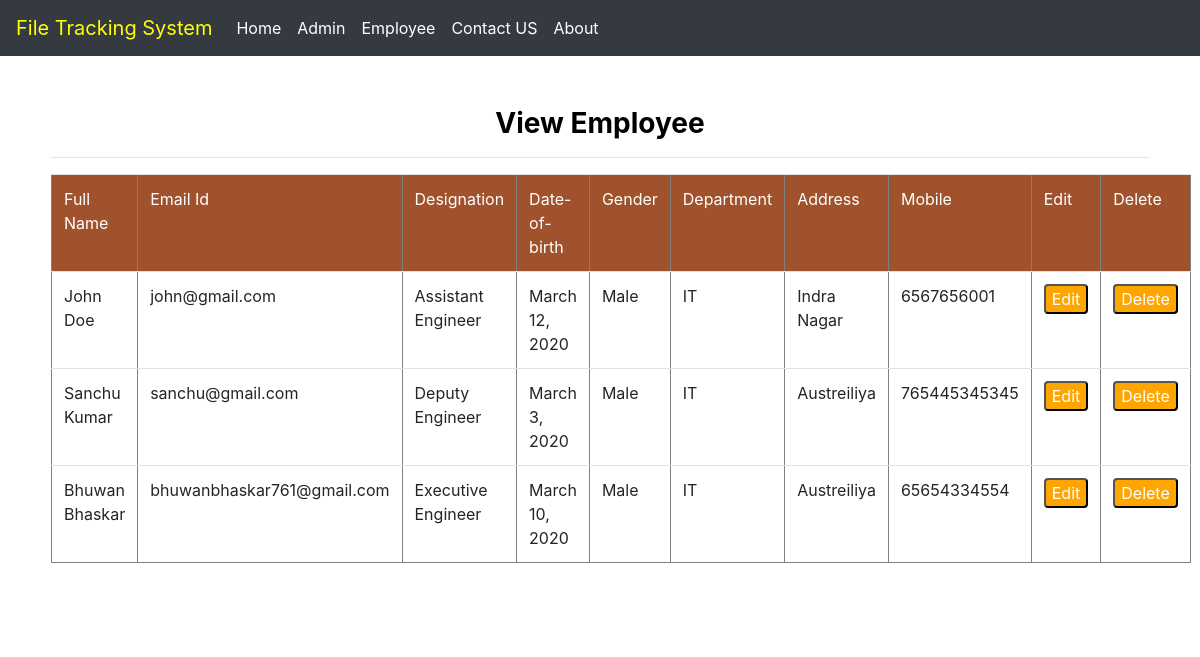
Screenshot of /view/ with the database file from the repository.
### file/models.py (models this page shows, shortened)
class Employee(models.Model):
    user=models.ForeignKey(User,on_delete=models.CASCADE,null=True)
    d_birth=models.DateField(null=True,blank=True,auto_now_add=False)
    gen=models.CharField(max_length=30,null=True)
    department=models.ForeignKey(Department,on_delete=models.CASCADE,null=True)
    type=models.ForeignKey(Type,on_delete=models.CASCADE,null=True)
    add=models.CharField(max_length=100,null=True)
    mobile=models.IntegerField(null=True)

class Type(models.Model):
    type=models.CharField(max_length=100,null=True)

class Department(models.Model):
    dept = models.CharField(max_length=100,null=True)

### file/views.py (the view)
# urls.py: path('view/', viewdata, name='viewdata'),
def viewdata(request):
    data1=Employee.objects.all()
    d={'data1':data1}
    return render(request,'view.html',d)

### file/templates/view.html (shortened to what this page needs)
{% extends 'navigation.html' %}
{% block body %}
<div align="center" style="color:Black;border:1px solid white;border-radius:8px;background-color:white;padding:50px">
<center><h3><strong>View Employee</strong></h3><hr></center>
<div align="center">
<table id="myTable" border="1px" style="width:100%;border-radius:8px" class="table table-border">
        <thead style="background-color:#a0522d;color:white">
        <tr>
            <td> Full Name</td>
            <td> Email Id</td>
            <td> Designation</td>
            <td> Date-of-birth</td>
            <td> Gender</td>
            <td> Department</td>
            <td> Address</td>
            <td> Mobile</td>
            <td> Edit</td>
            <td> Delete</td>
        </tr>
         </thead>
    {% for i in data1 %}
        <tr>
            <td> {{i.user.first_name}} {{i.user.last_name}}</td>
            <td> {{i.user.email}}</td>
            <td> {{i.type.type}}</td>
            <td> {{i.d_birth}}</td>
            <td> {{i.gen}}</td>
            <td> {{i.department.dept}}</td>
            <td> {{i.add}}</td>
            <td> {{i.mobile}}</td>
            <td> <button><a href="{% url 'editview' i.id %}">Edit</a> </button></td>
            <td> <button><a href="{% url 'delete_view' i.id %}">Delete</a> </button></td>
        </tr>
        {% endfor %}
</table>
</div>
</div>
{% endblock %}

### file/templates/navigation.html (shortened to what this page needs)
<!DOCTYPE html>
<html lang="en">
{% load static %}
<head>
    <link rel="stylesheet" href="https://stackpath.bootstrapcdn.com/bootstrap/4.4.1/css/bootstrap.min.css">
</head>
<body>
<nav class="navbar navbar-expand-lg navbar-light bg-dark" >
  <a class="navbar-brand" href="#" style="color:yellow">File Tracking System</a>
  <div class="collapse navbar-collapse" id="navbarNavDropdown">
    <ul class="navbar-nav">
      <li class="nav-item active">
        <a class="nav-link" href="{% url 'home' %}" style="color:white">Home <span class="sr-only">(current)</span></a>
      </li>
        {% if request.user.is_staff %}
      <li class="nav-item">
        <a class="nav-link" href="{% url 'add_employee' %}" style="color:white">Add Employee</a>
      </li>
      <li class="nav-item">
        <a class="nav-link" href="{% url 'viewdata' %}" style="color:white">View Employee</a>
      </li>
        <li class="nav-item">
        <a class="nav-link" href="{% url 'logout' %}" style="color:white">Logout</a>
      </li>
        {% else %}
        <li class="nav-item">
        <a class="nav-link" href="{% url 'admin_sign' %}" style="color:white">Admin</a>
      </li>
      <li class="nav-item">
        <a class="nav-link" href="{% url 'loginemployee' %}" style="color:white">Employee</a>
      </li>
      <li class="nav-item">
        <a class="nav-link" href="{% url 'contact' %}" style="color:white">Contact US</a>
      </li>
      <li class="nav-item">
        <a class="nav-link" href="{% url 'about' %}" style="color:white">About</a>
      </li>
        {% endif %}
          </ul>
  </div>
</nav>
{% block body %}
{% endblock %}
</body>
</html>

### file/templates/navigation.html (style rules this page uses)
a { color:white; }

### file/templates/view.html (style rules this page uses)
button { border:1 px solid orange; border-radius:4px; color:white; background-color:orange; }

### rows the page displays
Employee: user.first_name "John", user.last_name "Doe", user.email "john@gmail.com", type.type "Assistant Engineer", d_birth "March 12, 2020", gen "Male", department.dept "IT", add "Indra Nagar", mobile "6567656001"
Employee: user.first_name "Sanchu", user.last_name "Kumar", user.email "sanchu@gmail.com", type.type "Deputy Engineer", d_birth "March 3, 2020", gen "Male", department.dept "IT", add "Austreiliya", mobile "765445345345"
Employee: user.first_name "Bhuwan", user.last_name "Bhaskar", user.email "bhuwanbhaskar761@gmail.com", type.type "Executive Engineer", d_birth "March 10, 2020", gen "Male", department.dept "IT", add "Austreiliya", mobile "65654334554"
